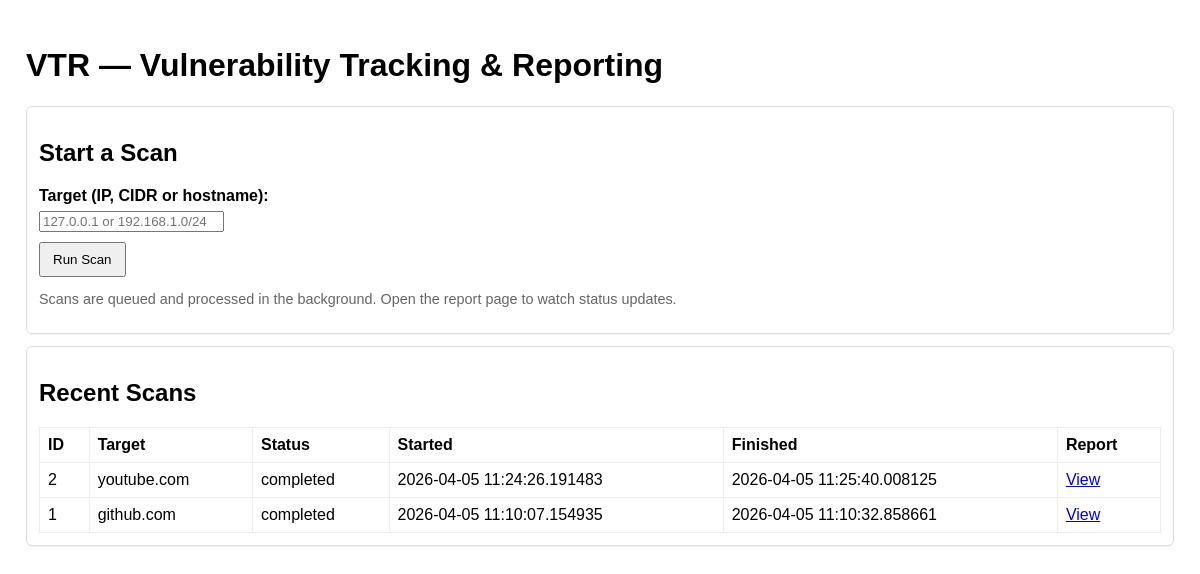
The page / on the database its author committed.
### app/models.py (models this page shows)
class Scan(db.Model):
    __tablename__ = "scans"
    id = db.Column(db.Integer, primary_key=True)
    target = db.Column(db.String(256), nullable=False)
    started_at = db.Column(db.DateTime, default=datetime.utcnow)
    finished_at = db.Column(db.DateTime, nullable=True)
    raw_xml = db.Column(db.Text, nullable=True)  # optional: keep xml for debugging
    hosts = db.relationship("Host", backref="scan", cascade="all, delete-orphan")
    findings = db.relationship("VulnerabilityFinding", backref="scan", cascade="all, delete-orphan")

### app/routes.py (the view, shortened to what this page needs)
@main.route("/", methods=["GET", "POST"])
def home():
    if request.method == "GET":
        recent = Scan.query.order_by(Scan.started_at.desc()).limit(10).all()
        recent_list = [
            {
                "id": s.id,
                "target": s.target,
                "started_at": s.started_at,
                "finished_at": s.finished_at,
                "status": _scan_status(s)
            }
            for s in recent
        ]
        return render_template("home.html", recent_scans=recent_list)

### app/routes.py (called while the page is built)
def _scan_status(scan):
    raw_xml = scan.raw_xml or ""
    if scan.finished_at is None:
        if raw_xml.startswith("STATUS:RUNNING"):
            return "running"
        return "queued"
    if "\n\nERROR:" in raw_xml or raw_xml.startswith("ERROR:"):
        return "failed"
    return "completed"

### app/templates/home.html (shortened to what this page needs)
<!doctype html>
<html>
<head>
</head>
<body>
  <h1>VTR — Vulnerability Tracking & Reporting</h1>
  <div class="card">
    <h2>Start a Scan</h2>
    <form id="scanForm" action="{{ url_for('main.home') }}" method="post">
      <label for="target">Target (IP, CIDR or hostname):</label>
      <input id="target" name="target" placeholder="127.0.0.1 or 192.168.1.0/24" required />
      <div style="margin-top:10px;">
        <button id="submitBtn" type="submit">Run Scan</button>
      </div>
    </form>
    <p class="muted small">Scans are queued and processed in the background. Open the report page to watch status updates.</p>
  </div>
  <div class="card">
    <h2>Recent Scans</h2>
    {% if recent_scans %}
      <table>
        <thead><tr><th>ID</th><th>Target</th><th>Status</th><th>Started</th><th>Finished</th><th>Report</th></tr></thead>
        <tbody>
          {% for s in recent_scans %}
          <tr>
            <td>{{ s.id }}</td>
            <td>{{ s.target }}</td>
            <td>{{ s.status }}</td>
            <td>{{ s.started_at }}</td>
            <td>{{ s.finished_at or "In progress" }}</td>
            <td><a href="{{ url_for('main.report', scan_id=s.id) }}">View</a></td>
          </tr>
          {% endfor %}
        </tbody>
      </table>
    {% else %}
      <p class="muted">No scans yet. Start one above.</p>
    {% endif %}
  </div>
</body>
</html>

### app/templates/home.html (style rules this page uses)
body { font-family: Arial, Helvetica, sans-serif; padding: 18px; }
.card { border: 1px solid #ddd; padding: 12px; margin-bottom: 12px; border-radius: 6px; box-shadow: 0 1px 0 rgba(0,0,0,0.04); }
label { display:block; margin-bottom: 6px; font-weight:600; }
button { padding: 8px 12px; cursor:pointer; }
table { width: 100%; border-collapse: collapse; margin-top: 12px; }
th, td { border:1px solid #eee; padding: 8px; text-align: left; }
.muted { color: #666; font-size: 0.9em; }
.small { font-size: 0.9em; }

### rows shown on the page
Scan: id "2", target "youtube.com", status "completed", started_at "2026-04-05 11:24:26.191483", finished_at "2026-04-05 11:25:40.008125"
Scan: id "1", target "github.com", status "completed", started_at "2026-04-05 11:10:07.154935", finished_at "2026-04-05 11:10:32.858661"
